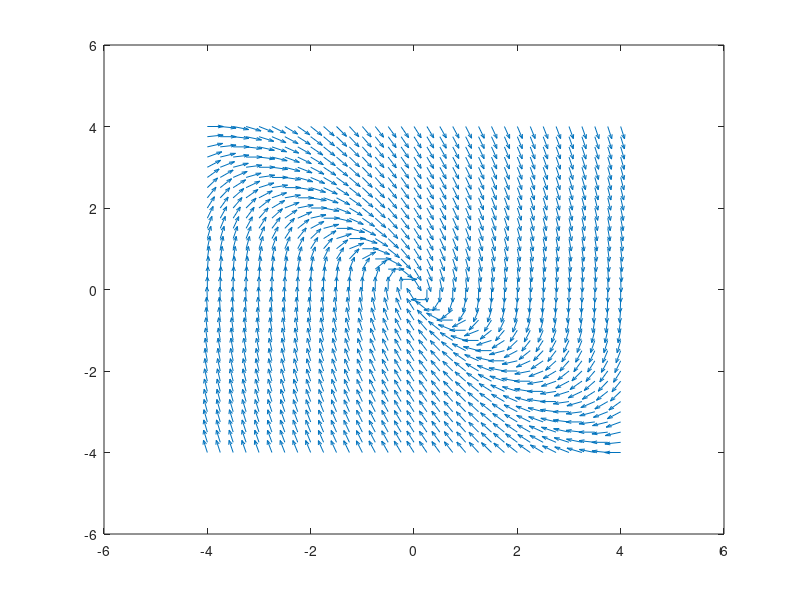

Recreate this plot in MATLAB.
[x,y] = meshgrid(-4:0.25:4);
dx = y;
dy = -2*x-2*y;
r = ( dx.^2 + dy.^2 ).^0.5;
px = dx./r;
py = dy./r;
quiver(x,y,px,py);